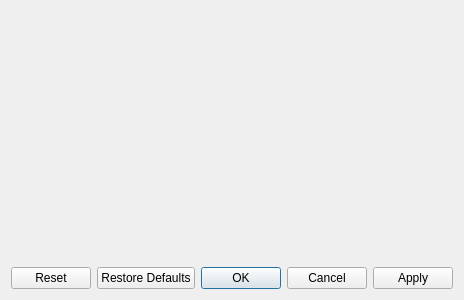
<?xml version="1.0" encoding="UTF-8"?>
<ui version="4.0">
 <class>BreezeConfigDialog</class>
 <widget class="QDialog" name="BreezeConfigDialog">
  <property name="geometry">
   <rect>
    <x>0</x>
    <y>0</y>
    <width>447</width>
    <height>300</height>
   </rect>
  </property>
  <property name="windowTitle">
   <string>Dialog</string>
  </property>
  <layout class="QVBoxLayout" name="verticalLayout">
   <item>
    <widget class="KPageWidget" name="pageWidget"/>
   </item>
   <item>
    <widget class="QDialogButtonBox" name="buttonBox">
     <property name="orientation">
      <enum>Qt::Horizontal</enum>
     </property>
     <property name="standardButtons">
      <set>QDialogButtonBox::Apply|QDialogButtonBox::Cancel|QDialogButtonBox::Ok|QDialogButtonBox::Reset|QDialogButtonBox::RestoreDefaults</set>
     </property>
    </widget>
   </item>
  </layout>
 </widget>
 <customwidgets>
  <customwidget>
   <class>KPageView</class>
   <extends>QWidget</extends>
   <header>kpageview.h</header>
  </customwidget>
  <customwidget>
   <class>KPageWidget</class>
   <extends>KPageView</extends>
   <header>kpagewidget.h</header>
  </customwidget>
 </customwidgets>
 <resources/>
 <connections>
  <connection>
   <sender>buttonBox</sender>
   <signal>accepted()</signal>
   <receiver>BreezeConfigDialog</receiver>
   <slot>accept()</slot>
   <hints>
    <hint type="sourcelabel">
     <x>248</x>
     <y>254</y>
    </hint>
    <hint type="destinationlabel">
     <x>157</x>
     <y>274</y>
    </hint>
   </hints>
  </connection>
  <connection>
   <sender>buttonBox</sender>
   <signal>rejected()</signal>
   <receiver>BreezeConfigDialog</receiver>
   <slot>reject()</slot>
   <hints>
    <hint type="sourcelabel">
     <x>316</x>
     <y>260</y>
    </hint>
    <hint type="destinationlabel">
     <x>286</x>
     <y>274</y>
    </hint>
   </hints>
  </connection>
 </connections>
</ui>
